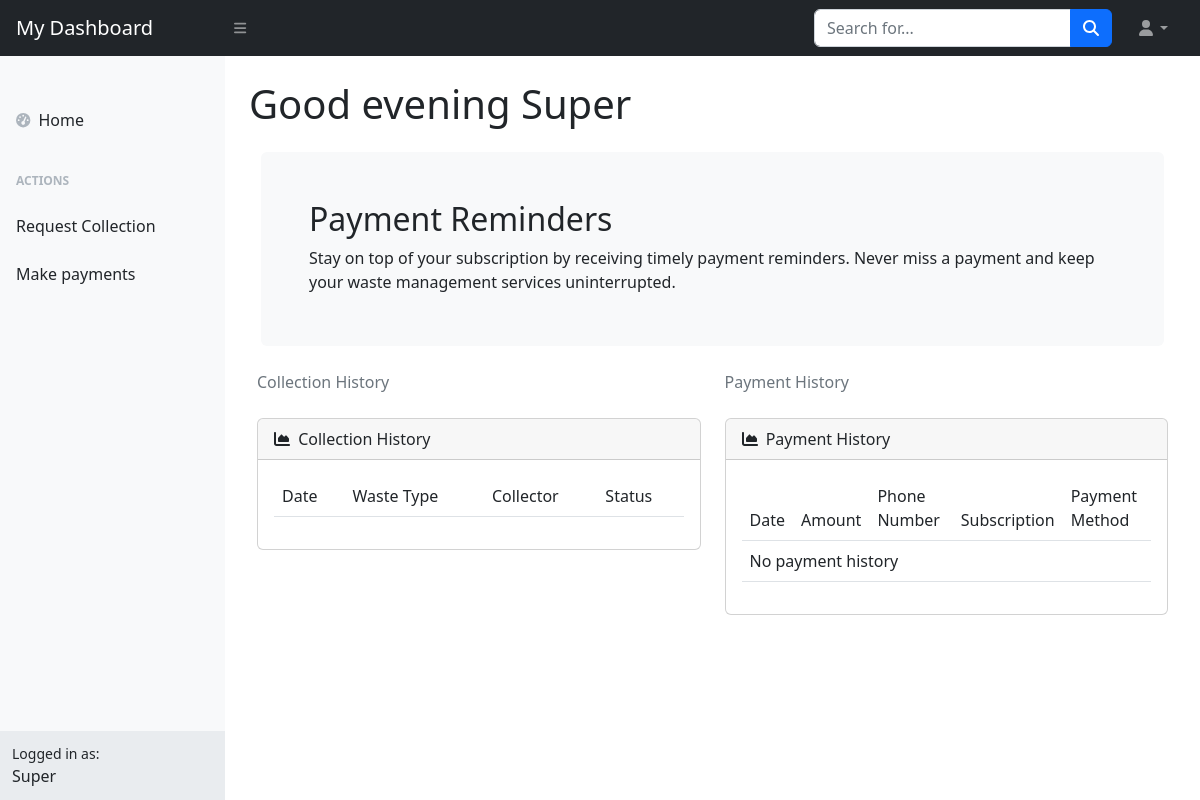
The app's page /producer_dashboard (signed in), older data.
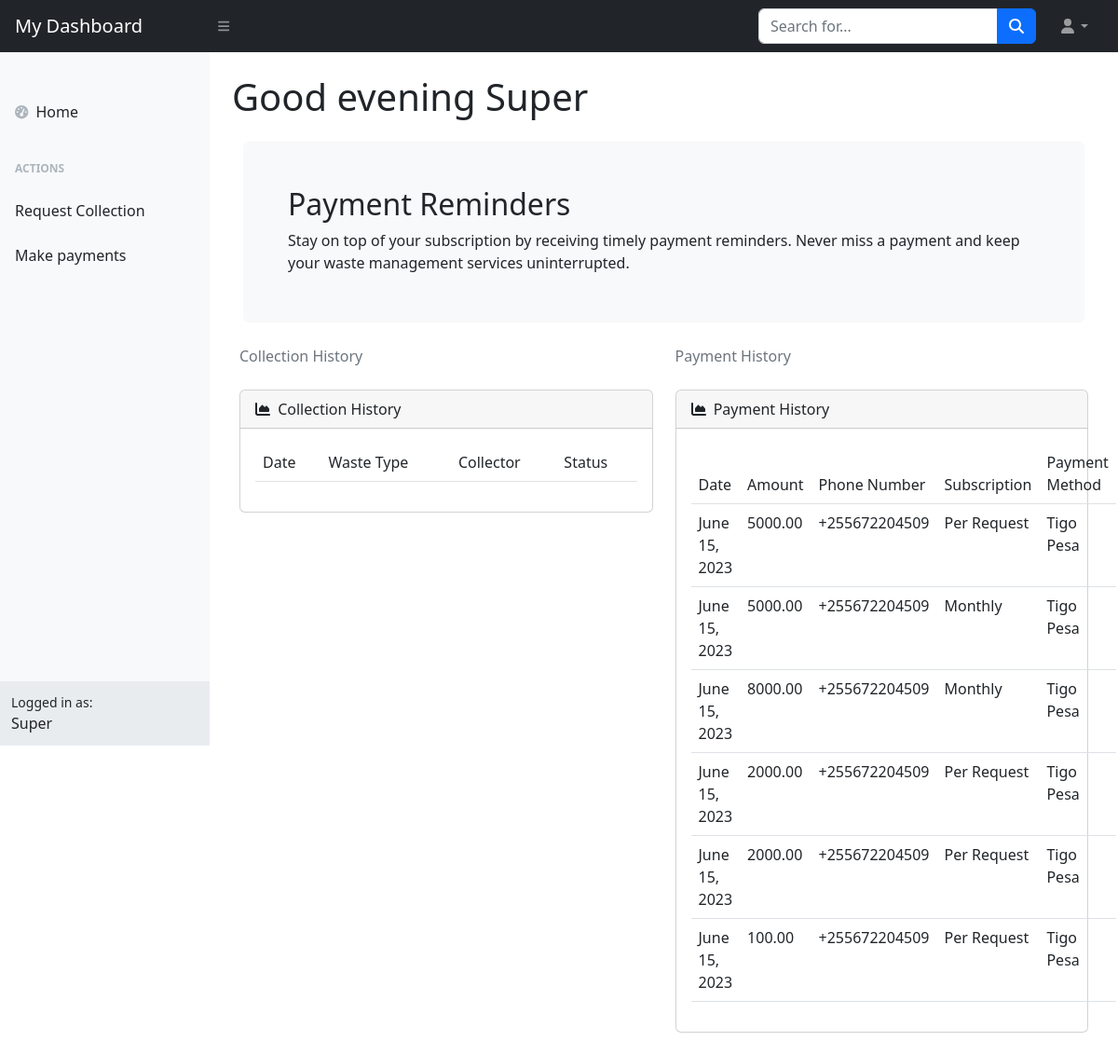
The same page, newer data.
### wms_app/models.py (models this page shows, shortened)
class Payment(models.Model):
    waste_producer = models.ForeignKey(User, on_delete=models.CASCADE)
    payment_date = models.DateField()
    amount = models.DecimalField(max_digits=8, decimal_places=2)
    status = models.BooleanField(default=False)
    phone_number = models.CharField(max_length=20, blank=True, null=True)
    payment_method = models.CharField(max_length=20, blank=True, null=True)
    payment_type = models.CharField(max_length=20, blank=True, null=True)

### wms_app/views.py (the view)
# urls.py: path('producer_dashboard', producer_dashboard_view, name='producer_dashboard'),
def producer_dashboard_view(request):
    greetings = get_greeting() + request.user.first_name
    payments = Payment.objects.filter(waste_producer=request.user)
    if len(payments) == 0:
        payments = False
    context = {'greetings': greetings, 'payments': payments}
    return render(request, 'dashboard/producer.html', context)

### wms_app/views.py (called while the page is built)
def get_greeting():
    current_hour = datetime.datetime.now().hour
    if 0 <= current_hour < 12:
        return "Good morning "
    elif 12 <= current_hour < 18:
        return "Good afternoon "
    else:
        return "Good evening "

### templates/dashboard/producer.html (shortened to what this page needs)
{% extends 'dashboard/base.html' %}
{% load static %}
{% block body %}
<body class="sb-nav-fixed">
    <nav class="sb-topnav navbar navbar-expand navbar-dark bg-dark">
        <a class="navbar-brand ps-3" href="index.html">My Dashboard</a>
        <button class="btn btn-link btn-sm order-1 order-lg-0 me-4 me-lg-0" id="sidebarToggle" href="#!"><i class="fas fa-bars"></i></button>
        <form class="d-none d-md-inline-block form-inline ms-auto me-0 me-md-3 my-2 my-md-0">
            <div class="input-group">
                <input class="form-control" type="text" placeholder="Search for..." aria-label="Search for..." aria-describedby="btnNavbarSearch" />
                <button class="btn btn-primary" id="btnNavbarSearch" type="button"><i class="fas fa-search"></i></button>
            </div>
        </form>
        <ul class="navbar-nav ms-auto ms-md-0 me-3 me-lg-4">
            <li class="nav-item dropdown">
                <a class="nav-link dropdown-toggle" id="navbarDropdown" href="#" role="button" data-bs-toggle="dropdown" aria-expanded="false"><i class="fas fa-user fa-fw"></i></a>
            </li>
        </ul>
    </nav>
    <div id="layoutSidenav">
        {% include "dashboard/producer_side_panel.html" %}
        <div id="layoutSidenav_content">
            <main>
                <div class="container-fluid px-4">
                    <h1 class="mt-4 display-6">{{greetings}}</h1>
                    <div class="container my-4">
                        <div class="bg-light border rounded border-0 border-light d-flex flex-column justify-content-between flex-lg-row p-4 p-md-5">
                            <div class="pb-2 pb-lg-1">
                                <h2 class="mb-2 fw-light" id="banner-title"></h2>
                                <p class="mb-0" id="banner-content"></p>
                            </div>
                        </div>
                    </div>
                </div>
                <div class="container px-4">
                    <div class="row px-2">
                        <div class="col-xl-6">
                            <ol class="breadcrumb mb-4">
                                <li class="breadcrumb-item active">Collection History</li>
                            </ol>
                            <div class="card mb-4">
                                <div class="card-header">
                                    <i class="fas fa-chart-area me-1"></i>
                                    Collection History
                                </div>
                                <div class="card-body">
                                    <table class="table">
                                        <thead>
                                            <tr>
                                                <td scope="col">Date</td>
                                                <td scope="col">Waste Type</td>
                                                <td scope="col">Collector</td>
                                                <td scope="col">Status</td>
                                            </tr>
                                        </thead>
                                    </table>
                                </canvas></div>
                            </div>
                        </div>
                        <div class="col-xl-6">
                            <ol class="breadcrumb mb-4">
                                <li class="breadcrumb-item active">Payment History</li>
                            </ol>
                            <div class="card mb-4">
                                <div class="card-header">
                                    <i class="fas fa-chart-area me-1"></i>
                                    Payment History
                                </div>
                                <div class="card-body">
                                    <table class="table">
                                        <thead>
                                            <tr>
                                                <td scope="col">Date</td>
                                                <td scope="col">Amount</td>
                                                <td scope="col">Phone Number</td>
                                                <td scope="col">Subscription</td>
                                                <td scope="col">Payment Method</td>
                                            </tr>
                                        </thead>
                                        <tbody class="fw-light">
                                            {% if payments %}
                                                {% for payment in payments %}
                                                <tr>
                                                    <td>{{payment.payment_date}}</td>
                                                    <td>{{payment.amount}}</td>
                                                    <td>{{payment.phone_number}}</td>
                                                    <td>
                                                        {% if payment.payment_type == '1' %}
                                                            Monthly
                                                        {% else %}
                                                            Per Request
                                                        {% endif %}
                                                    </td>
                                                    <td>
                                                        {% if payment.payment_method == '1' %}
                                                            Tigo Pesa
                                                        {% elif payment.payment_method == '2' %}
                                                            Airtel Money
                                                        {% else %}
                                                            M-pesa
                                                        {% endif %}
                                                    </td>
                                                </tr>
                                                {% endfor %}
                                            {% else %}
                                                <tr>
                                                    <td colspan="5">No payment history</td>
                                                </tr>
                                            {% endif %}
                                        </tbody>
                                    </table>
                                </div>
                            </div>
                        </div>
                    </div>
                </div>
            </main>
        </div>
    </div>
</body>
{% endblock body %}

### templates/dashboard/base.html (shortened to what this page needs)
{% load static %}
<!DOCTYPE html>
<html lang="en">
    <head>
        <link href="https://cdn.jsdelivr.net/npm/simple-datatables@7.1.2/dist/style.min.css" rel="stylesheet" />
        <link href="{% static 'dashboard/css/styles.css' %}" rel="stylesheet" />
    </head>
    {% block body %}
    {% endblock body %}
</html>

### templates/dashboard/producer_side_panel.html
<div id="layoutSidenav_nav">
    <nav class="sb-sidenav accordion sb-sidenav-light" id="sidenavAccordion">
        <div class="sb-sidenav-menu">
            <div class="nav">
                <div class="sb-sidenav-menu-heading"></div>
                <a class="nav-link" href="/producer_dashboard">
                    <div class="sb-nav-link-icon"><i class="fas fa-tachometer-alt"></i></div>
                    Home
                </a>
                <div class="sb-sidenav-menu-heading">Actions</div>
                <a class="nav-link" href="/request">Request Collection</a>
                <a class="nav-link" href="/make_payments">Make payments</a>
            </div>
        </div>
        <div class="sb-sidenav-footer">
            <div class="small">Logged in as:</div>
            {{request.user.first_name}}
        </div>
    </nav>
</div>

Row changes from the older to the newer data that the page shows:
added Payment: payment_date "June 15, 2023", amount "5000.00", phone_number "+255672204509", shows "Per Request", payment_method "Tigo Pesa"
added Payment: payment_date "June 15, 2023", amount "5000.00", phone_number "+255672204509", payment_type "Monthly", payment_method "Tigo Pesa"
added Payment: payment_date "June 15, 2023", amount "8000.00", phone_number "+255672204509", payment_type "Monthly", payment_method "Tigo Pesa"
added Payment: payment_date "June 15, 2023", amount "2000.00", phone_number "+255672204509", payment_type "Per Request", payment_method "Tigo Pesa"
added Payment: payment_date "June 15, 2023", amount "2000.00", phone_number "+255672204509", payment_type "Per Request", payment_method "Tigo Pesa"
added Payment: payment_date "June 15, 2023", amount "100.00", phone_number "+255672204509", payment_type "Per Request", payment_method "Tigo Pesa"
Text that changed along with them:
text no longer shown: "No payment history"
